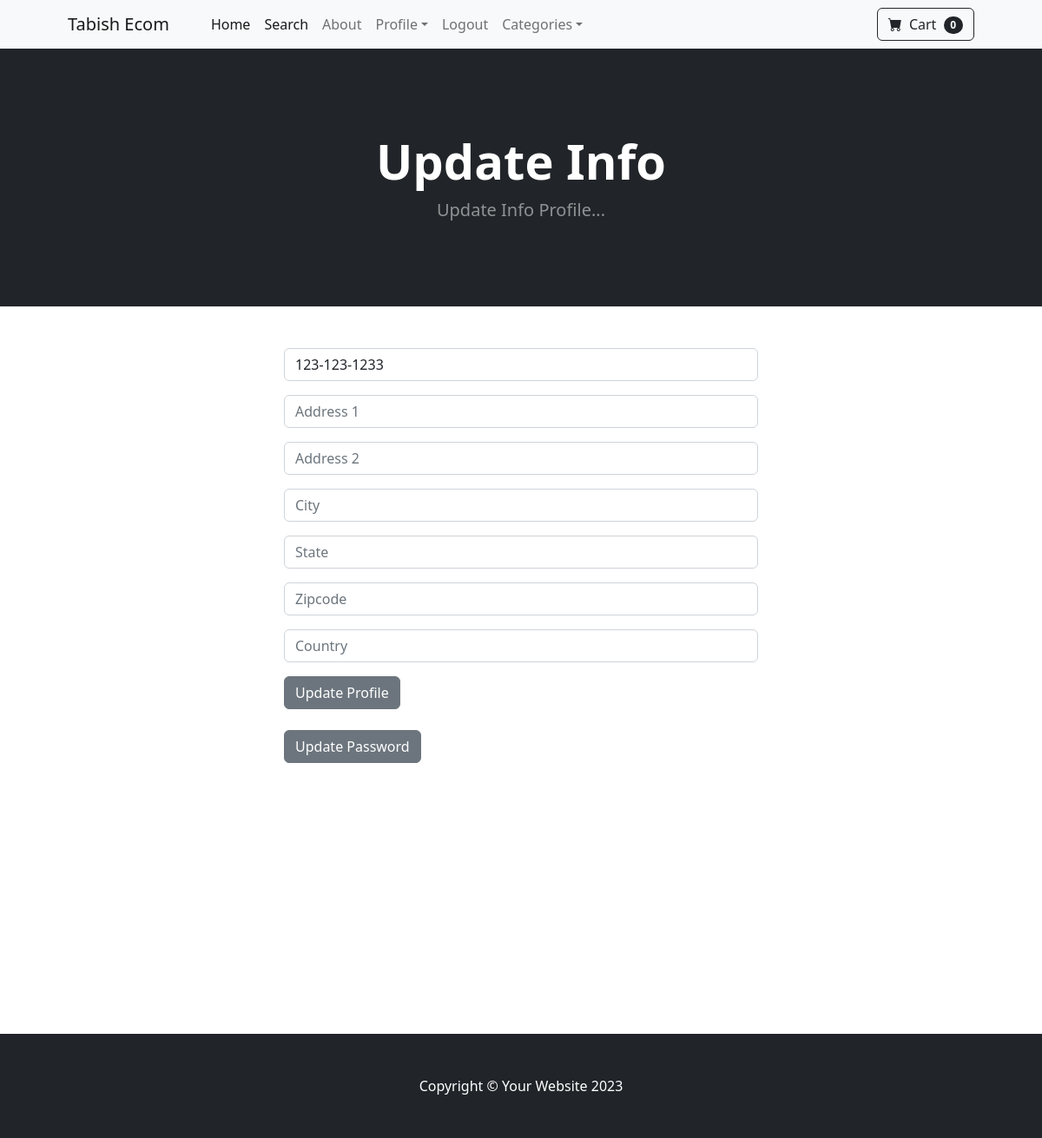
Page /update_info/ (signed in) on the earlier database version.
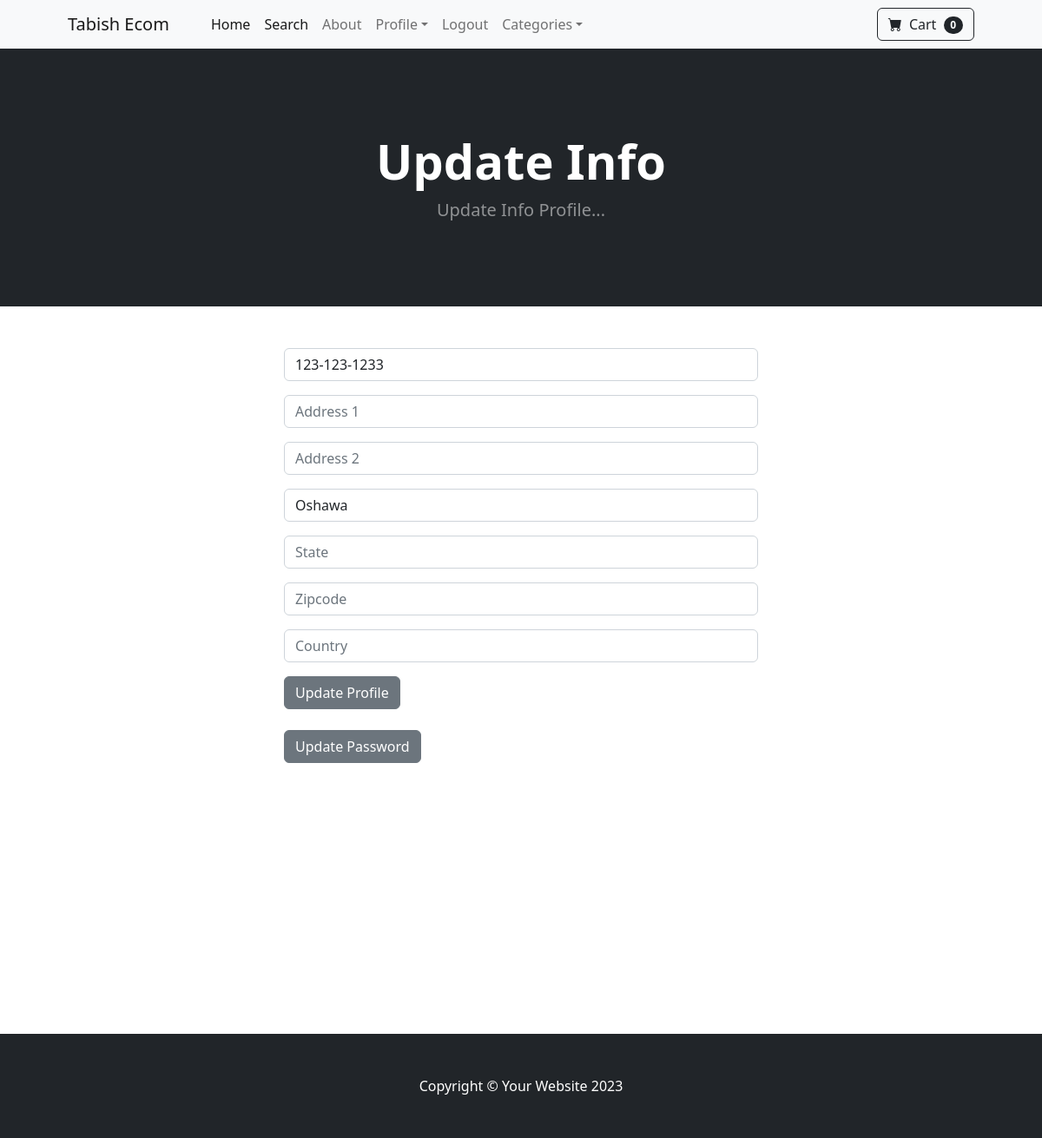
Same page on the later database version.
### store/models.py (models this page shows, shortened)
class Profile(models.Model):
    user = models.OneToOneField(User, on_delete=models.CASCADE)
    date_modifed = models.DateTimeField(User, auto_now=True)
    phone = models.CharField(max_length=20, blank=True)
    address1 = models.CharField(max_length=200, blank=True)
    address2 = models.CharField(max_length=200, blank=True)
    city = models.CharField(max_length=200, blank=True)
    state = models.CharField(max_length=200, blank=True)
    zipcode = models.CharField(max_length=200, blank=True)
    country = models.CharField(max_length=200, blank=True)

### store/views.py (the view)
# urls.py: path("update_info/", views.update_info, name="update_info"),
def update_info(request):
    if request.user.is_authenticated:
        current_user = Profile.objects.get(user__id=request.user.id)
        form = UserInfoForm(request.POST or None, instance=current_user)
        if form.is_valid():
            form.save()
            messages.success(request, "Your Info Has Been Updated!")
            return redirect("home")
        return render(request, "update_info.html", {"form": form})
    else:
        messages.success(request, "You Must Be In Logged In To Access Page")
        return redirect("home")

### cart/cart.py (called while the page is built)
    def __len__(self):
        return len(self.cart)

### cart/context_processors.py (called while the page is built)
def cart(request):
    return {"cart": Cart(request)}

### store/templates/update_info.html (shortened to what this page needs)
{% extends 'base.html' %} {% block content %}
<header class="bg-dark py-5">
    <div class="container px-4 px-lg-5 my-5">
        <div class="text-center text-white">
            <h1 class="display-4 fw-bolder">Update Info</h1>
            <p class="lead fw-normal text-white-50 mb-0">
                Update Info Profile...
            </p>
        </div>
    </div>
</header>
<div class="container">
    <div class="row">
        <div class="col-md-6 offset-md-3">
            <br /></br>
            <form method="POST" action="{% url 'update_info' %}">
                {{ form.as_p }}
                <button type="submit" class="btn btn-secondary">Update Profile</button>
            </form>
            <br />
            <a href="{% url 'update_password' %}" class="btn btn-secondary">Update Password</a>
            <br /></br>
            <br /></br>
            <br /></br>
            <br /></br>
            <br /></br>
            <br /></br>
            <br /></br>
        </div>
    </div>
</div>
{% endblock %}

### store/templates/base.html (shortened to what this page needs)
{% load static %}
<!DOCTYPE html>
<html lang="en">
  <head>
    <link
      href="https://cdn.jsdelivr.net/npm/bootstrap-icons@1.5.0/font/bootstrap-icons.css"
      rel="stylesheet"
    />
    <link href="{% static 'css/styles.css' %}" rel="stylesheet" />
  </head>
  <body>
    {% include 'navbar.html' %}  {% block content %} {% endblock %}
    <footer class="py-5 bg-dark">
      <div class="container">
        <p class="m-0 text-center text-white">
          Copyright &copy; Your Website 2023
        </p>
      </div>
    </footer>
  </body>
</html>

### store/templates/navbar.html (shortened to what this page needs)
<nav class="navbar navbar-expand-lg navbar-light bg-light">
  <div class="container px-4 px-lg-5">
    <a class="navbar-brand" href="{% url 'home' %}">Tabish Ecom</a>
    <div class="collapse navbar-collapse" id="navbarSupportedContent">
      <ul class="navbar-nav me-auto mb-2 mb-lg-0 ms-lg-4">
        <li class="nav-item">
          <a class="nav-link active" aria-current="page" href="{% url 'home' %}">Home</a>
        </li>
        <li class="nav-item">
          <a class="nav-link active" aria-current="page" href="{% url 'search' %}">Search</a>
        </li>
        <li class="nav-item">
          <a class="nav-link" href="{% url 'about' %}">About</a>
        </li>
        {% if user.is_authenticated %}
        <li class="nav-item dropdown">
          <a class="nav-link dropdown-toggle" id="navbarDropdown" href="#" role="button" data-bs-toggle="dropdown"
            aria-expanded="false">Profile</a>
        </li>
        <li class="nav-item">
          <a class="nav-link" href="{% url 'logout' %}">Logout</a>
        </li>
        {% endif %}
        <li class="nav-item dropdown">
          <a class="nav-link dropdown-toggle" id="navbarDropdown" href="#" role="button" data-bs-toggle="dropdown"
            aria-expanded="false">Categories</a>
        </li>
      </ul>
      <form class="d-flex">
        <a href="{% url 'cart_summary' %}" class="btn btn-outline-dark">
          <i class="bi-cart-fill me-1"></i>
          Cart
          <span class="badge bg-dark text-white ms-1 rounded-pill" id="cart_quantity">
            {{ cart|length }}
          </span>
        </a>
      </form>
    </div>
  </div>
</nav>

Differences in the rows shown:
changed Profile: city (not shown) → "Oshawa"
